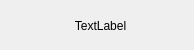
<?xml version="1.0" encoding="UTF-8"?>
<ui version="4.0">
 <class>widget_item_function</class>
 <widget class="QWidget" name="widget_item_function">
  <property name="geometry">
   <rect>
    <x>0</x>
    <y>0</y>
    <width>194</width>
    <height>50</height>
   </rect>
  </property>
  <property name="windowTitle">
   <string>Form</string>
  </property>
  <widget class="QWidget" name="verticalLayoutWidget">
   <property name="geometry">
    <rect>
     <x>0</x>
     <y>0</y>
     <width>201</width>
     <height>51</height>
    </rect>
   </property>
   <layout class="QVBoxLayout" name="verticalLayout">
    <property name="spacing">
     <number>0</number>
    </property>
    <item>
     <widget class="QLabel" name="lb_item_function_name">
      <property name="text">
       <string>TextLabel</string>
      </property>
      <property name="alignment">
       <set>Qt::AlignCenter</set>
      </property>
     </widget>
    </item>
   </layout>
  </widget>
 </widget>
 <resources/>
 <connections/>
</ui>
